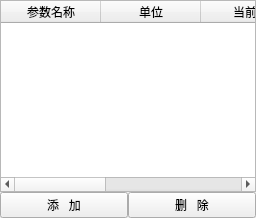
     <widget class="QWidget" name="tab_5">
      <property name="styleSheet">
       <string notr="true">#tab_5{background-color: rgba(19, 67, 79, 1);
    border-color: rgba(19, 67, 79, 1);
    border: 0px solid rgba(61, 255, 255,0.4);
    margin: 2px;}</string>
      </property>
      <attribute name="title">
       <string>元件诊断参数</string>
      </attribute>
      <layout class="QVBoxLayout" name="verticalLayout_4">
       <property name="spacing">
        <number>0</number>
       </property>
       <property name="leftMargin">
        <number>0</number>
       </property>
       <property name="topMargin">
        <number>0</number>
       </property>
       <property name="rightMargin">
        <number>0</number>
       </property>
       <property name="bottomMargin">
        <number>0</number>
       </property>
       <item>
        <widget class="QTableWidget" name="tableUnitDiagnosePara">
         <property name="focusPolicy">
          <enum>Qt::NoFocus</enum>
         </property>
         <property name="styleSheet">
          <string notr="true"/>
         </property>
         <property name="editTriggers">
          <set>QAbstractItemView::DoubleClicked</set>
         </property>
         <property name="selectionBehavior">
          <enum>QAbstractItemView::SelectRows</enum>
         </property>
         <attribute name="verticalHeaderVisible">
          <bool>false</bool>
         </attribute>
         <column>
          <property name="text">
           <string>参数名称</string>
          </property>
         </column>
         <column>
          <property name="text">
           <string>单位</string>
          </property>
         </column>
         <column>
          <property name="text">
           <string>当前值</string>
          </property>
         </column>
         <column>
          <property name="text">
           <string>默认值</string>
          </property>
         </column>
         <column>
          <property name="text">
           <string>备注</string>
          </property>
         </column>
        </widget>
       </item>
       <item>
        <layout class="QHBoxLayout" name="horizontalLayout">
         <item>
          <widget class="QPushButton" name="BtnAddPara">
           <property name="minimumSize">
            <size>
             <width>0</width>
             <height>25</height>
            </size>
           </property>
           <property name="text">
            <string>添   加</string>
           </property>
          </widget>
         </item>
         <item>
          <widget class="QPushButton" name="BtnDeletePara">
           <property name="minimumSize">
            <size>
             <width>0</width>
             <height>25</height>
            </size>
           </property>
           <property name="text">
            <string>删   除</string>
           </property>
          </widget>
         </item>
        </layout>
       </item>
      </layout>
     </widget>
